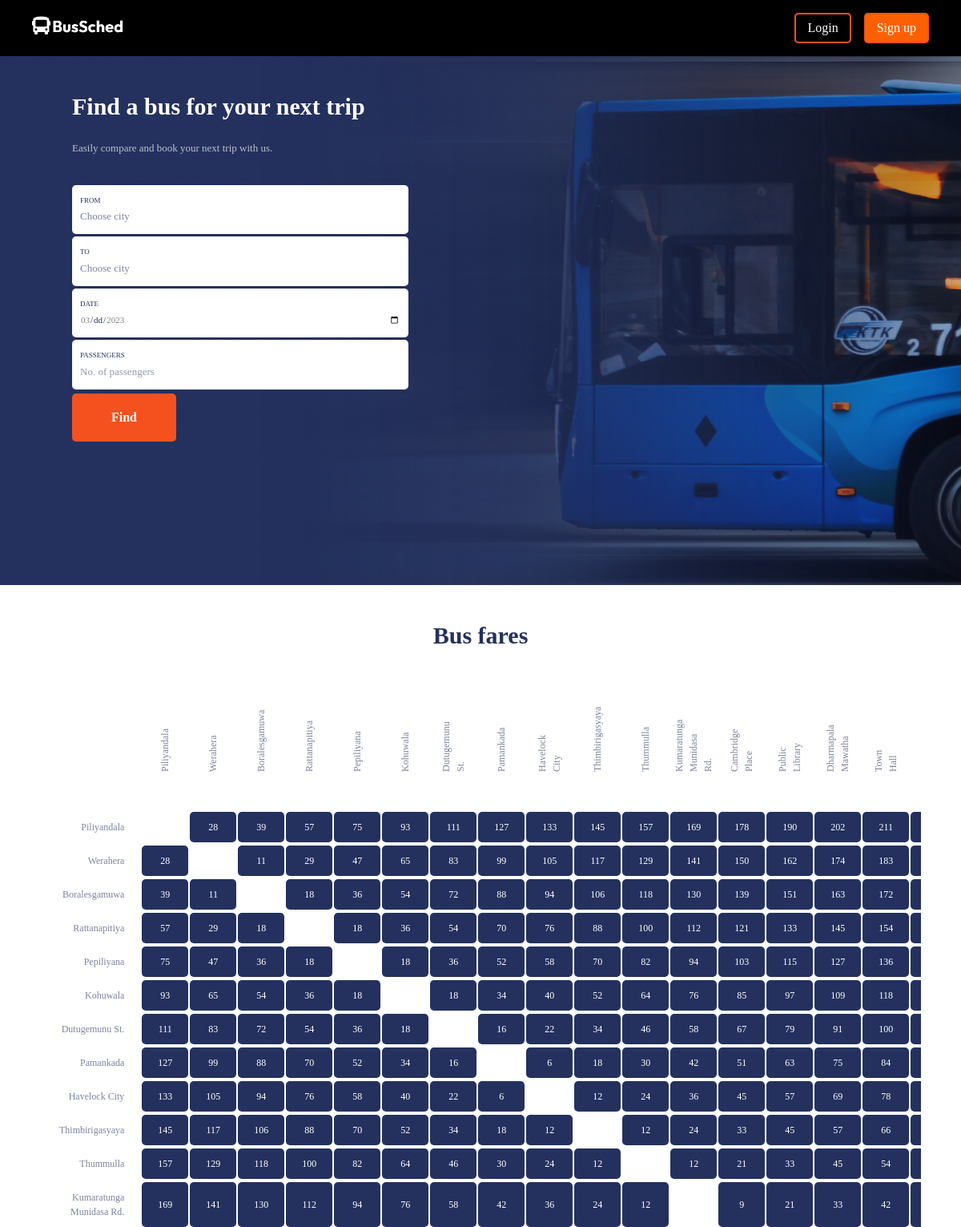
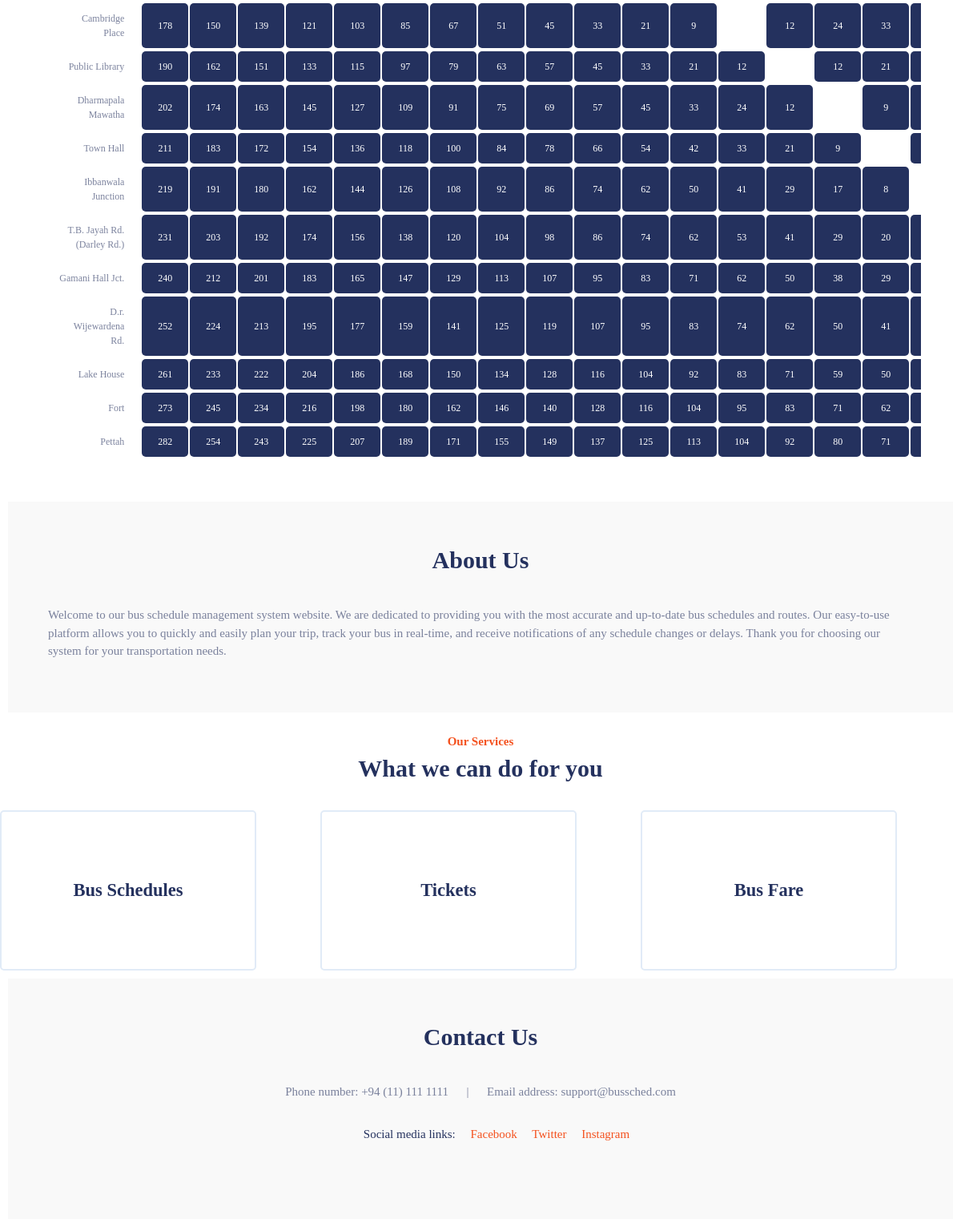
The page / on the database its author committed (2 pictures, top to bottom).
### tables this page shows
CREATE TABLE `halt` (
  `id` int(11) NOT NULL,
  `route_id` varchar(6) NOT NULL,
  `name` varchar(50) NOT NULL,
  `distance_from_source` float NOT NULL,
  `fare_from_source` float NOT NULL
);

### app/controllers/Home.php (called while the page is built, shortened)
<?php
class Home
{
  public function index()
  {
    $halt = new Halt();
    $halts = $halt->getHalts();
    $data['halts'] = $halts;
    $data['username'] = empty($_SESSION['USER']) ? 'User' : $_SESSION['USER']->email;
    $this->view('home', $data);
  }
}

### app/core/App.php (called while the page is built, shortened)
<?php
class App{
    private $method = "index";
    private function splitURL(){
        $URL = $_GET['url'] ?? 'home';
        $URL = explode('/', trim($URL, '/'));
        return($URL);
    }
    public function loadController(){
        $URL = $this->splitURL();
        $filename = "../app/controllers/" . ucfirst($URL[0]) . ".php";
        if(file_exists($filename)) {
            unset($URL[0]);
        }
        else {
            $filename = "../app/controllers/_404.php";
            require $filename;
            $this->controller = "_404";
        }
        $controller = new $this->controller;
        call_user_func_array([$controller, $this->method], $URL);
    }
}

### public/index.php (called while the page is built, shortened)
<?php
$app = new App;
$app->loadController();

### app/core/Database.php (called while the page is built, shortened)
<?php
Trait Database {
    protected function connect() {
        try {
            $dbh = new PDO('mysql:host='.DBHOST.';dbname='.DBNAME, DBUSER, DBPWD);
            return $dbh;
        }
        catch (PDOException $e) {
            echo "Connection failed: " . $e->getMessage() . "<br>";
            die();
        }
    }
    public function query($query, $data = []) {
        $con = $this->connect();
        $stm = $con->prepare($query);
        $check = $stm->execute($data);
        if($check) {
            $result = $stm->fetchAll(PDO::FETCH_OBJ);
            if(is_array($result) && count($result)) {
                return $result;
            }
            else {
                return false;
            }
        }
    }
}

### app/core/Model.php (called while the page is built, shortened)
<?php
class Model
{
    protected $table            = "";
    protected $order_type       = "ASC";
    protected $order_column     = "id";
    public function findAll() {
        $query = "SELECT * FROM $this->table order by $this->order_column $this->order_type";
        return $this->query($query);
    }
}

### app/models/Halt.php (called while the page is built, shortened)
<?php
class Halt extends Model
{
    public function getHalts()
    {
        return $this->findAll();
    }
}

### app/views/home.view.php (the view, shortened to what this page needs)
<!DOCTYPE html>
<html lang="en">
<head>
    <link rel="stylesheet" href="<?= ROOT ?>/assets/css/landing.css">
</head>
<body>
<?php include 'components/navbar.php'; ?>
    <div class="landing-main row">
        <div class="col-6 menu landing-top">
            <h1 style="padding: 0px;">Find a bus for your next trip</h1>
            <p id="landing-header-desc">Easily compare and book your next trip with us.</p>
        </div>
        <div class="col-6 menu from-to">
            <div class="white-box">
                <div class="landing-header-li">
                    <label for="from">FROM</label>
                    <input type="text" name="from" id="from" placeholder="Choose city" list="halt-list">
                </div>
            </div>
            <div class="white-box">
                <div class="landing-header-li">
                    <label for="to">TO</label>
                    <input type="text" name="to" id="to" placeholder="Choose city" list="halt-list">
                </div>
            </div>
            <div class="white-box">
                <div class="landing-header-li">
                    <label for="date">DATE</label>
                    <input type="date" name="date" id="date" min="<?= date('Y-m-d') ?>" max="<?= date('Y-m-d', strtotime('+1 day')) ?>">
                </div>
            </div>
            <div class="white-box">
                <div class="landing-header-li">
                    <label for="passengers">PASSENGERS</label>
                    <input type="number" name="passengers" id="passengers" placeholder="No. of passengers" min=0 max=5>
                </div>
            </div>
            <div class="find-button-div">
                <button id="find-bus" class="find-button-orange" style="margin:0px;">Find</button>
            </div>
        </div>
    </div>
    <div class="row">
        <h1 style="font-size: 30px; margin-top:40px; color:#24315e; text-align:center;">Bus fares</h1>
        <section id="busfare">
            <div style="width:100%">
                <table id="busfare-table">
                    <?php
                    $len = count($halts);
                    echo "<tr><td class='halt-name-top'></td>";
                    for ($i = 0; $i < $len; $i++) {
                        $halt = $halts[$i];
                        echo "<td class='halt-name-top'>" . $halt->name . "</td>";
                    }
                    echo "</tr><tr>";
                    for ($i = 0; $i < $len; $i++) {
                        $halt = $halts[$i];
                        echo "<tr><td class='halt-name'>" . $halt->name . "</td>";
                        for ($j = 0; $j < $len; $j++) {
                            if ($i == $j) {
                                echo "<td class='halt-name'></td>";
                            } else {
                                $targetHalt = $halts[$j];
                                $fare = $halt->fare_from_source - $targetHalt->fare_from_source;
                                $fare = $fare < 0 ? -$fare : $fare;
                                echo "<td>" . $fare . "</td>";
                            }
                        }
                        echo "</tr><tr>";
                    }
                    ?>
                </table>
            </div>
        </section>
        <section id="about">
            <h1>About Us</h1>
            <p>Welcome to our bus schedule management system website. We are dedicated to providing you with the most
                accurate and up-to-date bus schedules and routes. Our easy-to-use platform allows you to quickly and
                easily plan your trip, track your bus in real-time, and receive notifications of any schedule changes or
                delays. Thank you for choosing our system for your transportation needs.</p>
            </section>
            <section id="services">
                <h3>Our Services</h3>
                <h1>What we can do for you</h1>
            </section>
            <div class="card-container">
                <div class="card">
                    <div class="front">
                        <h2>Bus Schedules</h2>
                    </div>
                    <div class="back">
                        <p></p>
                    </div>
                </div>
                <div class="card">
                    <div class="front">
                        <h2>Tickets</h2>
                    </div>
                    <div class="back">
                        <p>Makes it easy for users to purchase tickets for A/C buses. Passengers can choose from a variety times, reserve seats and find the perfect trip. BusSched provides a convenient solution for A/C bus travel.</p>
                    </div>
                </div>
                <div class="card">
                    <div class="front">
                        <h2>Bus Fare</h2>
                    </div>
                    <div class="back">
                        <p>BusSched provides users with access to the latest and most up-to-date bus fare information</p>
                    </div>
                </div>
            </div>
        <section id="contact">
            <h1>Contact Us</h1>
            <p style="text-align: center;">
            Phone number: +94 (11) 111 1111 &emsp; | &emsp; Email address: support@bussched.com <br>
            <ul style="text-align: center;">
                Social media links:&emsp;
                <a href="https://www.facebook.com" style="color:#f4511e">Facebook</a>&emsp;
                <a href="https://www.twitter.com" style="color:#f4511e">Twitter</a>&emsp;
                <a href="https://www.instagram.com" style="color:#f4511e">Instagram</a>
            </ul>
            </p>
        </section>
    </div>
</body>
</html>

### app/core/Controller.php (shortened to what this page needs)
<?php
trait Controller
{
    public function view($name, $data = [])
    {
        $filename = "../app/views/" . $name . ".view.php";
        if (file_exists($filename)) {
            require $filename;
        } else {
            $filename = "../app/views/404.view.php";
            require $filename;
        }
    }
}

### app/views/components/navbar.php (shortened to what this page needs)
<nav class="navbar">
    <div>
        <a href="<?= ROOT ?>/home"><img src="<?= ROOT ?>/assets/images/logo.png" width="120"></a>
    </div>
    <ul class="nav-links">
        <div class="nav-menu">
            <?php if (isset($_SESSION['USER'])) { ?>
            <a href="<?= ROOT ?>/passengerprofile"><img src="<?= ROOT ?>/assets/images/icons/profile-icon.png" width="30"  style="align:center"></a>
                <li class="signup-button" style="margin-left:7px"><a href="<?= ROOT ?>/logout">Logout</a></li>
            </div>
        </ul>
    <?php } else { ?>
        <a href="<?= ROOT ?>/login">
            <li class="signup-button" style="background-color:black; border: 2px solid #f4511e;">Login</li>
        </a>
        <a href="<?= ROOT ?>/passengersignup">
            <li class="signup-button" style="border: 2px solid #f4511e;">Sign up</li>
        </a>
        </div>
        </ul>
    <?php } ?>
</nav>

### public/assets/css/landing.css (style rules this page uses)
div.landing-main { background-image: url("../images/backgrounds/bg-home-mobile.png"); background-size: cover; height: 660px; }
@media only screen and (min-device-width: 768px) { div.landing-main { background-image: url("../images/backgrounds/bg-home-1.png"); background-size: cover; } }
h1 { color: white; margin-bottom: 20px; }
label { color: white; position: relative; top: 4px; }
input[type="text"] { width: 100%; height: 51px; padding-left: 15px; border-radius: 5px; }
input[type="text"]::placeholder { font-family: "Outfit"; font-size: 13px; color: #7c839e; }
li { list-style: none; }
a { text-decoration: none; }
.find-button-orange { background-color: #f4511e; border: none; border-radius: 5px; color: white; padding: 16px 16px; text-align: center; font-family: "Outfit"; font-size: 16px; font-weight: bold; margin-top: 20px; opacity: 1; display: inline-block; text-decoration: none; width: 100%; height: 60px; }
.find-button-div { margin-top: 5px; }
.menu { padding: 90px; padding-top: 80px; padding-bottom: 80px; }
section { display: flex; flex-direction: column; justify-content: center; align-items: center; background-color: white; margin: 10px; }
section h1 { color: #24315e; padding: 10; font-size: 30px; margin-top: 0px; }
section h3 { margin-bottom: 0px; color: #f4511e; font-size: 15px; }
p#landing-header-desc { color: #BBBFCD; font-size: 13px; margin-top: 5px; }
.landing-header-li { padding: 0; }
.landing-header-li input::placeholder { margin-left: 0px; font-size: 13px; }
.landing-header-li label { color: #24315E; font-size: 9px; }
.landing-header-li input[type="date"] { width: 100%; height: 30px; border-radius: 5px; font-size: 11px; }
div.white-box { background-color: white; padding: 2px 10px; margin: 0px; margin-top: 3px; border-radius: 5px; }
div.white-box input { border: none; background-color: transparent; width: 100%; height: 30px; font-family: Outfit; font-size: 13px; color: #24315e; padding: 0px; margin-bottom: 5px; }
table#busfare-table { overflow-x: auto; }
table#busfare-table td { background-color: #24315e; border-color: white; color: white; border-spacing: 5px; border-radius: 5px; text-align: center; width: fit-content; font-size: 12px; padding: 5px; }
table#busfare-table td.halt-name { color: #7c839e; background-color: white; text-align: right; width: max-content; font-size: 8px; }
table#busfare-table td.halt-name-top { color: #7c839e; background-color: transparent; text-align: left; max-width: 20px; font-size: 8px; transform: rotate(-90deg); }
#busfare { padding-top: 0px; overflow-y: auto; margin: 50px; }
.from-to { padding-top: 0px; }
@media only screen and (min-width: 768px) { .col-6 { padding-bottom: 0px; padding-top: 20px; } }
@media only screen and (min-width: 600px) { table#busfare-table td { padding: 10px; padding-left: 20px; padding-right: 20px; } }
@media only screen and (min-width: 600px) { table#busfare-table td.halt-name { font-size: 12px; } }
@media only screen and (min-width: 600px) { table#busfare-table td.halt-name-top { font-size: 12px; } }
@media only screen and (min-width: 600px) { table#busfare-table { margin: 0 auto; padding-top: 30px; } }
@media only screen and (min-width: 600px) { section#about { padding-left: 100px; padding-right: 100px; } }
@media only screen and (min-width: 600px) { section#contact { padding-left: 100px; padding-right: 100px; } }
@media only screen and (min-width: 600px) { div.card { position: relative; width: 40%; min-height: 200px; perspective: 1000px; text-align: center; align-self: center; } }
@media only screen and (min-width: 600px) { .find-button-orange { width: 130px; } }
section#about { background-color: #f9f9f9; color: #24315e; padding: 50px; }
section#contact { background-color: #f9f9f9; color: #24315e; padding: 50px; }
.card-container { display: flex; justify-content: center; align-items: center; }
.card { display: flex; position: relative; width: 70%; height: 100px; perspective: 1000px; text-align: center; margin: 0 auto; align-self: center; }
.front, .back { position: absolute; top: 0; left: 0; width: 80%; height: 100%; background-color: white; color: #24315e; border-radius: 5px; border: solid 2px #e1ebf7; display: flex; justify-content: center; align-items: center; backface-visibility: hidden; transition: transform 0.5s ease; align-self: center; padding: 5px; }
.front { transform: rotateY(0); }
.back { transform: rotateY(180deg); background-color: #f4511e; color: white; }
.back p { color: white; }

### rows shown on the page
halt: name "Piliyandala", fare "28", fare "39", fare "57", fare "75", fare "93", fare "111", fare "127", fare "133", fare "145", fare "157", fare "169", fare "178", fare "190", fare "202", fare "211"
halt: name "Werahera", fare "28", fare "11", fare "29", fare "47", fare "65", fare "83", fare "99", fare "105", fare "117", fare "129", fare "141", fare "150", fare "162", fare "174", fare "183"
halt: name "Boralesgamuwa", fare "39", fare "11", fare "18", fare "36", fare "54", fare "72", fare "88", fare "94", fare "106", fare "118", fare "130", fare "139", fare "151", fare "163", fare "172"
halt: name "Rattanapitiya", fare "57", fare "29", fare "18", fare "36", fare "54", fare "70", fare "76", fare "88", fare "100", fare "112", fare "121", fare "133", fare "145", fare "154"
halt: name "Pepiliyana", fare "75", fare "47", fare "36", fare "18", fare "52", fare "58", fare "70", fare "82", fare "94", fare "103", fare "115", fare "127", fare "136"
halt: name "Kohuwala", fare "93", fare "65", fare "54", fare "36", fare "18", fare "34", fare "40", fare "52", fare "64", fare "76", fare "85", fare "97", fare "109", fare "118"
halt: name "Dutugemunu St.", fare "111", fare "83", fare "72", fare "54", fare "36", fare "18", fare "16", fare "22", fare "34", fare "46", fare "58", fare "67", fare "79", fare "91", fare "100"
halt: name "Pamankada", fare "127", fare "99", fare "88", fare "70", fare "52", fare "34", fare "16", fare "6", fare "18", fare "30", fare "42", fare "51", fare "63", fare "75", fare "84"
halt: name "Havelock City", fare "133", fare "105", fare "94", fare "76", fare "58", fare "40", fare "22", fare "6", fare "12", fare "24", fare "36", fare "45", fare "57", fare "69", fare "78"
halt: name "Thimbirigasyaya", fare "145", fare "117", fare "106", fare "88", fare "70", fare "52", fare "34", fare "18", fare "12", fare "24", fare "33", fare "45", fare "57", fare "66"
halt: name "Thummulla", fare "157", fare "129", fare "118", fare "100", fare "82", fare "64", fare "46", fare "30", fare "24", fare "12", fare "21", fare "33", fare "45", fare "54"
halt: name "Kumaratunga Munidasa Rd.", fare "169", fare "141", fare "130", fare "112", fare "94", fare "76", fare "58", fare "42", fare "36", fare "24", fare "12", fare "9", fare "21", fare "33"
halt: name "Cambridge Place", fare "178", fare "150", fare "139", fare "121", fare "103", fare "85", fare "67", fare "51", fare "45", fare "33", fare "21", fare "9", fare "12", fare "24"
halt: name "Public Library", fare "190", fare "162", fare "151", fare "133", fare "115", fare "97", fare "79", fare "63", fare "57", fare "45", fare "33", fare "21", fare "12"
halt: name "Dharmapala Mawatha", fare "202", fare "174", fare "163", fare "145", fare "127", fare "109", fare "91", fare "75", fare "69", fare "57", fare "45", fare "33", fare "24", fare "12", fare "9"
halt: name "Town Hall", fare "211", fare "183", fare "172", fare "154", fare "136", fare "118", fare "100", fare "84", fare "78", fare "66", fare "54", fare "42", fare "33", fare "21", fare "9"
halt: name "Ibbanwala Junction", fare "219", fare "191", fare "180", fare "162", fare "144", fare "126", fare "108", fare "92", fare "86", fare "74", fare "62", fare "50", fare "41", fare "29", fare "17", fare "8"
halt: name "T.B. Jayah Rd. (Darley Rd.)", fare "231", fare "203", fare "192", fare "174", fare "156", fare "138", fare "120", fare "104", fare "98", fare "86", fare "74", fare "62", fare "53", fare "41", fare "29", fare "20"
halt: name "Gamani Hall Jct.", fare "240", fare "212", fare "201", fare "183", fare "165", fare "147", fare "129", fare "113", fare "107", fare "95", fare "83", fare "71", fare "62", fare "50", fare "38", fare "29"
halt: name "D.r. Wijewardena Rd.", fare "252", fare "224", fare "213", fare "195", fare "177", fare "159", fare "141", fare "125", fare "119", fare "107", fare "95", fare "83", fare "74", fare "62", fare "50", fare "41"
halt: name "Lake House", fare "261", fare "233", fare "222", fare "204", fare "186", fare "168", fare "150", fare "134", fare "128", fare "116", fare "104", fare "92", fare "83", fare "71", fare "59", fare "50"
halt: name "Fort", fare "273", fare "245", fare "234", fare "216", fare "198", fare "180", fare "162", fare "146", fare "140", fare "128", fare "116", fare "104", fare "95", fare "83", fare "71", fare "62"
halt: name "Pettah", fare "282", fare "254", fare "243", fare "225", fare "207", fare "189", fare "171", fare "155", fare "149", fare "137", fare "125", fare "113", fare "104", fare "92", fare "80", fare "71"
